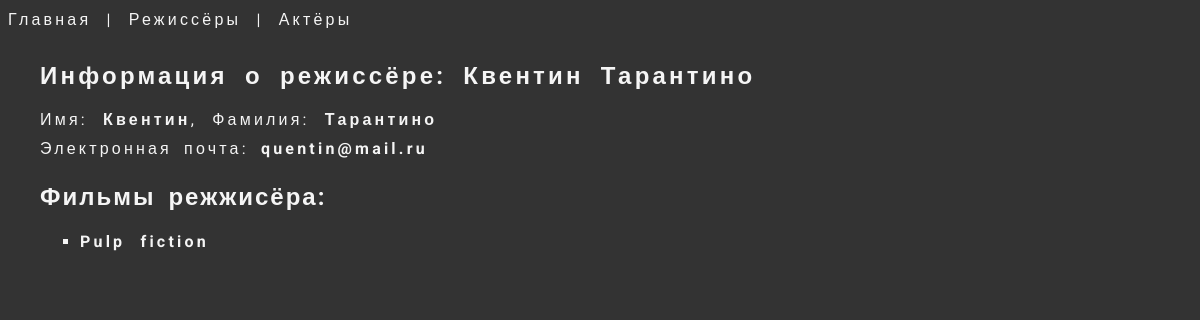
The page /directors/1 on the database as committed earlier.
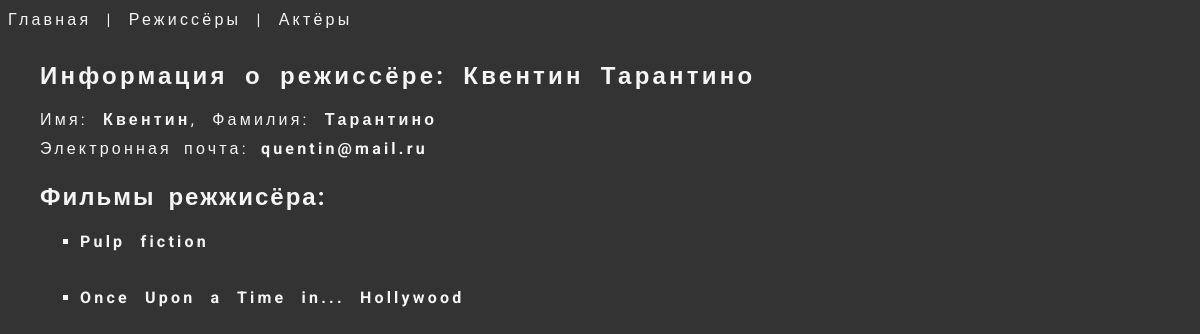
The same page on the database as committed later.
### movie_app/models.py (models this page shows, shortened)
class Movie(models.Model):
    name = models.CharField(max_length=40)
    rating = models.IntegerField()
    year = models.PositiveIntegerField(null=True)
    budget = models.PositiveIntegerField(blank=True)
    slug = models.SlugField(default='',null=False)
    director = models.ForeignKey(to='Director',on_delete=models.PROTECT, null=True,blank=True)
    actors = models.ManyToManyField(to='Actor',blank=True)
    def get_url(self):
        return reverse('about',args=[self.slug])
    def __str__(self):
        return self.name

### movie_app/views.py (the view)
# urls.py: path('directors/<int:director_id>',views.about_director,name='about_director'),
def about_director(request, director_id):
    director = get_object_or_404(Director,id=director_id)
    movies = director.movie_set.all()
    context = {
        'director': director,
        'movies' : movies,
    }
    return render(request, 'movie_app/about_director.html', context=context)

### movie_app/models.py (called while the page is built)
    def __str__(self):
        return f"{self.first_name} {self.second_name}"

### movie_app/templates/movie_app/about_director.html
{% extends 'movie_app/base.html' %}
{%block content%}
<div>
 <h2>Информация о режиссёре: {{director}}</h2>
 Имя: <b>{{director.first_name}}</b>, Фамилия: <b>{{director.second_name}}</b>
  <p>Электронная почта: <b>{{director.email}}</b></p>
 {% if movies %}
  <p><h3>Фильмы режжисёра:</h3></p>
  {% for movie in movies%}
   <ul>
    <li>
     <h4><a href="{{movie.get_url}}">{{movie}}</a></h4>
    </li>
   </ul>
  {% endfor%}
 {% else %}
  <h4>К сожалению в нашей базе нет фильмов данного режиссёра 🙁🙁</h4>
 {% endif %}
</div>
{%endblock content%}

Rows that differ between the two databases and show on the page:
added Movie: name "Once Upon a Time in... Hollywood"
